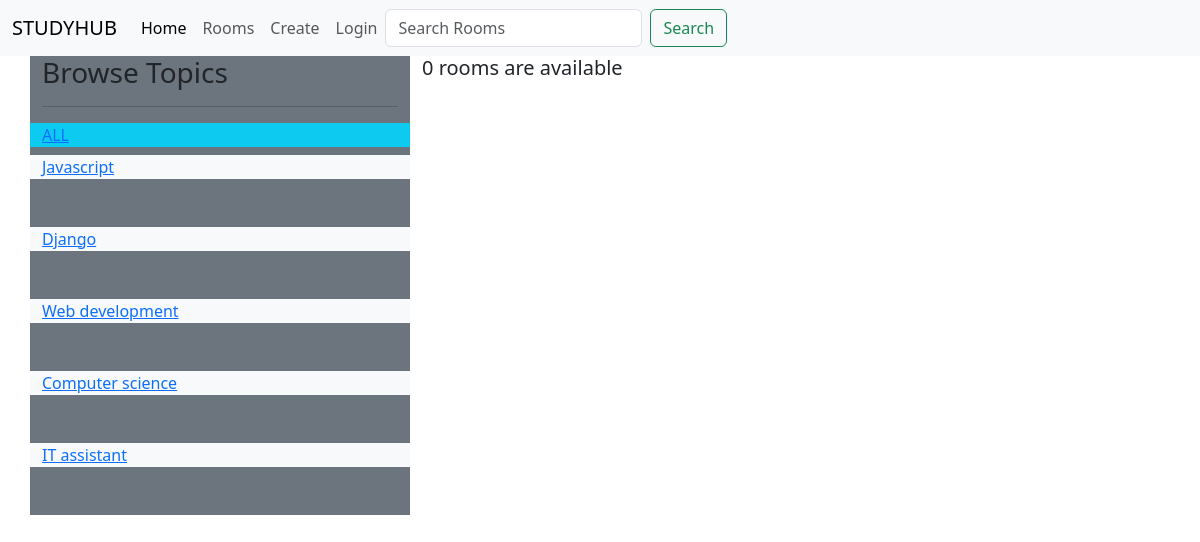
The page /room/?q=Django on the database as committed earlier.
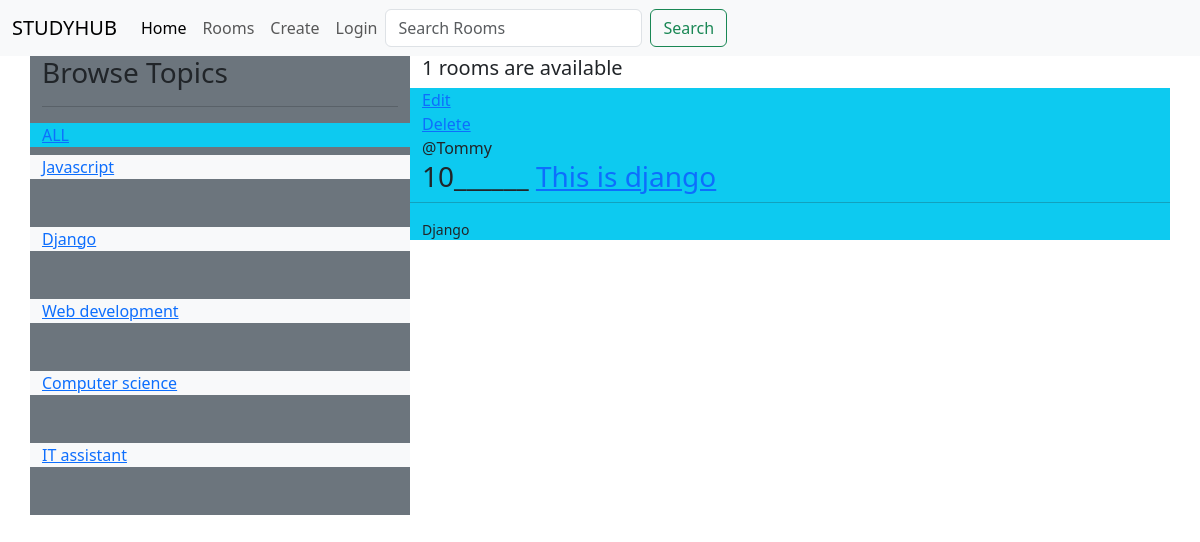
The same page on the database as committed later.
### room/models.py (models this page shows, shortened)
class Topic(models.Model):
    name = models.CharField(max_length=200)

class Room(models.Model):
    host =models.ForeignKey(User, on_delete=models.SET_NULL, null=True)
    topic = models.ForeignKey(Topic , on_delete=models.SET_NULL, null=True)
    name = models.CharField(max_length=200)
    description = models.TextField( null=True , blank=True)
    updated = models.DateField(auto_now=True)
    created = models.DateTimeField(auto_now_add=True)
    class Meta:
        ordering = ['-updated', '-created']

### room/views.py (the view)
# urls.py: path('room/',views.room_page , name='rooms'),
def room_page(request):
    q= request.GET.get('q') if request.GET.get('q') != None else ''
    rooms = Room.objects.filter(Q(topic__name__icontains = q)|
                                Q(name__icontains=q)|
                                Q(description__icontains=q)
                                )
    topics = Topic.objects.all()
    room_count = rooms.count()
    context = {'rooms':rooms ,'topics':topics, 'room_count':room_count}
    return render(request, 'Rooms.html',context)

### templates/Rooms.html
{% extends 'base.html' %}
{% block content %}
<div class="container">
  <div class="row">
    <div class="col-md-4 bg-secondary">
      <h3>Browse Topics</h3>
      <hr>
      <div class="row mt-2 bg-info">
        <a href="{% url 'rooms' %}">ALL</a>
      </div>
      {% for topic in topics %}
        <div class="row bg-light mb-5 mt-2">
          <a href="{% url 'rooms' %}?q={{topic.name}}">{{topic.name}}</a>
        </div>
      {% endfor %}
    </div>
    <div class="col-md-8">
      <h5>{{room_count}} rooms are available</h5>
      {% for room in rooms %}
      <div class="row bg-info mb-3">
        <span><a href="{% url 'update' room.id %}">Edit</a></span><br />
        <span><a href="{% url 'delete' room.id %}">Delete</a></span><br />
        <span>@{{room.host.username}}</span>
        <h3 color>
          {{room.id}}______
          <a href="/room/{{room.id}}">{{room.name}}</a>
        </h3>
        <hr />
        <small>{{room.topic.name}}</small>
      </div>
      {% endfor %}
    </div>
  </div>
</div>
{% endblock %}

Rows that differ between the two databases and show on the page:
added Room: host.username "Tommy", id "10", name "This is django", topic.name "Django"
Other text that changed with them:
{{ room_count }}: "0" → "1"
